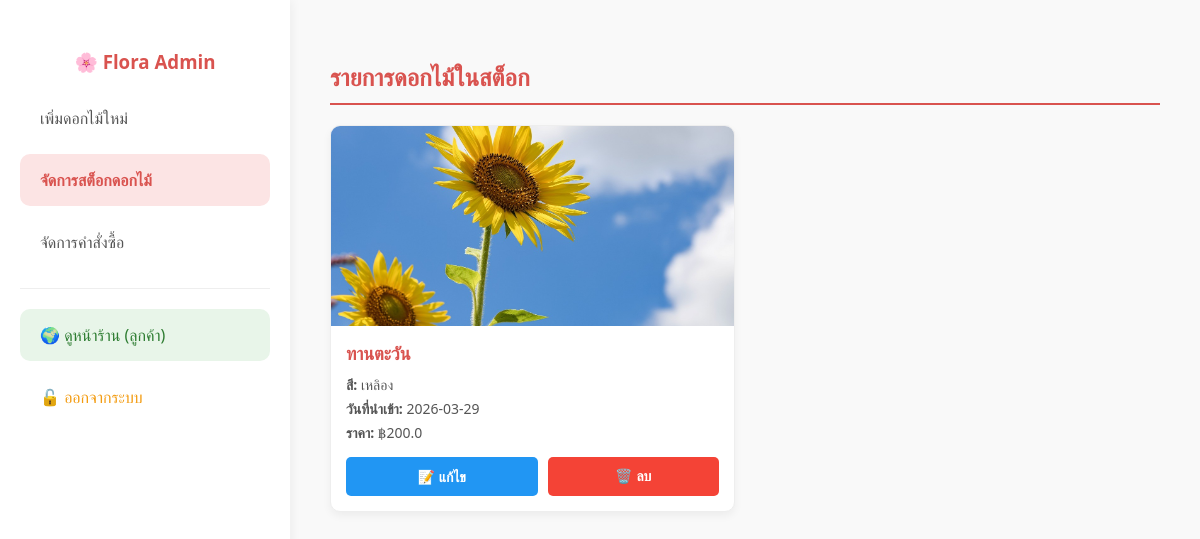
The page /manage_stock on the database its author committed.
### models.py (models this page shows)
class Flower(db.Model):
    id = db.Column(db.Integer, primary_key=True)
    name = db.Column(db.String(100), nullable=False)                 # ชื่อดอกไม้
    price = db.Column(db.Float, nullable=False)                      # ราคา
    color = db.Column(db.String(50))                                 # สี
    stock_date = db.Column(db.String(50))                            # วันที่นำเข้า
    image_file = db.Column(db.String(255), nullable=True, default='default.jpg')

### routes/admin.py (the view)
    @app.route('/manage_stock')
    def manage_stock():
        all_flowers = Flower.query.all()
        return render_template('admin_stock.html', flowers=all_flowers)

### billing.py (called while the page is built)
    def calculate_total(self):
        return sum(item.get_subtotal() for item in self.items)

    def calculate_total(self):
        base_total = super().calculate_total()
        total_quantity = sum(item.quantity for item in self.items)
        if total_quantity >= 10:
            discount = base_total * 0.10
            return base_total - discount
        return base_total

### routes/cart.py (called while the page is built, shortened)
def inject_cart():
    cart = session.get('cart', {})
    cart_items_details = []
    total_items_in_cart = 0
    my_order = WholesaleOrder("ลูกค้าทั่วไป")
    return dict(
        cart_items_details=cart_items_details,
        cart_total_price=my_order.calculate_total(),
        cart_total_items=total_items_in_cart
    )

### templates/admin_stock.html (shortened to what this page needs)
<!DOCTYPE html>
<html lang="th">
<head>
</head>
<body>
    <div class="sidebar">
        <h3 style="color: #d9534f; text-align: center;">🌸 Flora Admin</h3>
        <a href="/admin" class="menu-item">เพิ่มดอกไม้ใหม่</a>
        <a href="/manage_stock" class="menu-item active">จัดการสต็อกดอกไม้</a>
        <a href="/manage_orders" class="menu-item">จัดการคำสั่งซื้อ</a>
        <div style="margin-top: 20px; border-top: 1px solid #eee; padding-top: 20px;">
            <a href="/shop" class="menu-item" target="_blank" style="color: #2E7D32; background-color: #E8F5E9;">🌍 ดูหน้าร้าน (ลูกค้า)</a>
        </div>
            <a href="/login" class="menu-item" style="color: #f39c12;">🔓 ออกจากระบบ</a>
        </div>
    <div class="main-content">
        <h2 class="page-title">รายการดอกไม้ในสต็อก</h2>
        <div class="card-grid">
            {% for flower in flowers %}
            <div class="flower-card">
                <img src="{{ url_for('static', filename='uploads/' + flower.image_file) }}" class="flower-image" alt="รูปดอกไม้">
                <div class="flower-info">
                    <h3 class="flower-name">{{ flower.name }}</h3>
                    <p class="flower-detail"><strong>สี:</strong> {{ flower.color }}</p>
                    <p class="flower-detail"><strong>วันที่นำเข้า:</strong> {{ flower.stock_date }}</p>
                    <p class="flower-detail"><strong>ราคา:</strong> ฿{{ flower.price }}</p>
                    <div class="card-actions">
                        <a href="/edit_flower/{{ flower.id }}" class="btn btn-edit">📝 แก้ไข</a>
                        <form action="/delete_flower/{{ flower.id }}" method="POST" style="flex: 1; display: flex;" onsubmit="return confirm('คุณแน่ใจหรือไม่ว่าต้องการลบ {{ flower.name }} ออกจากสต็อก?');">
                            <button type="submit" class="btn btn-delete" style="width: 100%;">🗑️ ลบ</button>
                        </form>
                    </div>
                </div>
            </div>
            {% else %}
            <div style="grid-column: 1 / -1; text-align: center; padding: 50px; color: #888; background: white; border-radius: 10px;">
                ยังไม่มีรายการดอกไม้ในสต็อก 🥀
            </div>
            {% endfor %}
        </div>
    </div>
</body>
</html>

### templates/admin_stock.html (style rules this page uses)
body { font-family: 'Segoe UI', Tahoma, Geneva, Verdana, sans-serif; background-color: #f9f9f9; margin: 0; display: flex; height: 100vh; }
.sidebar { width: 250px; background-color: #ffffff; padding: 30px 20px; box-shadow: 2px 0 10px rgba(0,0,0,0.05); flex-shrink: 0; }
.menu-item { display: block; padding: 15px 20px; margin-bottom: 10px; color: #555; text-decoration: none; border-radius: 10px; transition: 0.3s; }
.menu-item:hover, .menu-item.active { background-color: #fce4e4; color: #d9534f; font-weight: bold; }
.main-content { flex: 1; padding: 40px; overflow-y: auto; }
.page-title { text-align: left; color: #d9534f; margin-bottom: 20px; border-bottom: 2px solid #d9534f; padding-bottom: 10px; }
.card-grid { display: grid; grid-template-columns: repeat(auto-fill, minmax(280px, 1fr)); gap: 20px; }
.flower-card { background: white; border-radius: 10px; box-shadow: 0 4px 8px rgba(0,0,0,0.05); overflow: hidden; display: flex; flex-direction: column; border: 1px solid #eee; }
.flower-image { width: 100%; height: 200px; object-fit: cover; }
.flower-info { padding: 15px; flex-grow: 1; }
.flower-name { font-size: 18px; font-weight: bold; color: #d9534f; margin: 0 0 10px 0; }
.flower-detail { font-size: 14px; color: #555; margin: 5px 0; }
.card-actions { display: flex; margin-top: 15px; gap: 10px; }
.btn { flex: 1; padding: 10px; border: none; border-radius: 5px; cursor: pointer; font-weight: bold; color: white; text-align: center; text-decoration: none; font-size: 14px; }
.btn-edit { background-color: #2196F3; }
.btn-delete { background-color: #f44336; }

### rows shown on the page
Flower: image_file (picture), name "ทานตะวัน", color "เหลิอง", stock_date "2026-03-29", price "200.0"
